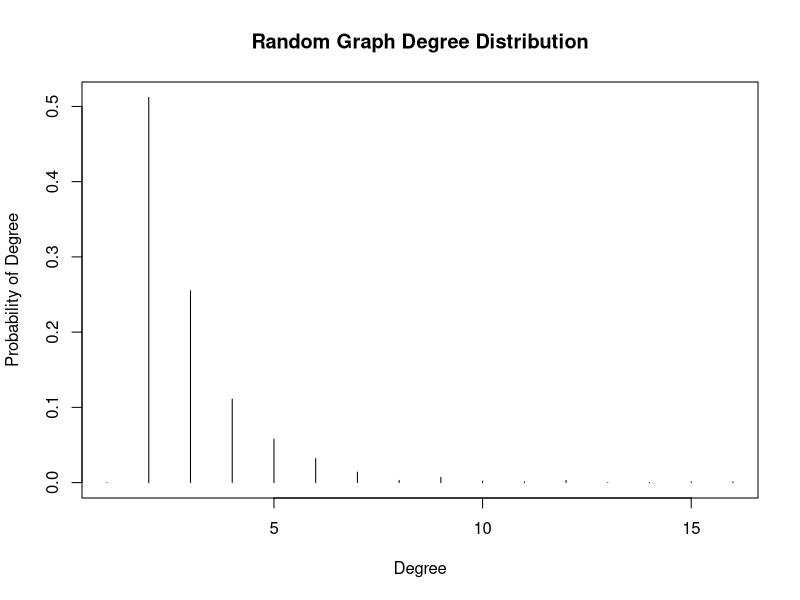

Generate this figure with R:
library("igraph")

#a)
cat("Create a random graph by simulating its evolution...")
g_r <- aging.prefatt.game(1000,pa.exp = 1, aging.exp = -1, aging.bin = 1000, directed = FALSE)
g_r_d <- degree_distribution(g_r)
cat("Plot degree distribution...")
plot(1:length(g_r_d), g_r_d, "h", main="Random Graph Degree Distribution", xlab = "Degree", ylab = "Probability of Degree")

#b)
cat("Fast greedy method to find the community structure...")
fc <- fastgreedy.community(g_r)
cat("Modularity= ")
modularity(g_r, membership(fc))
